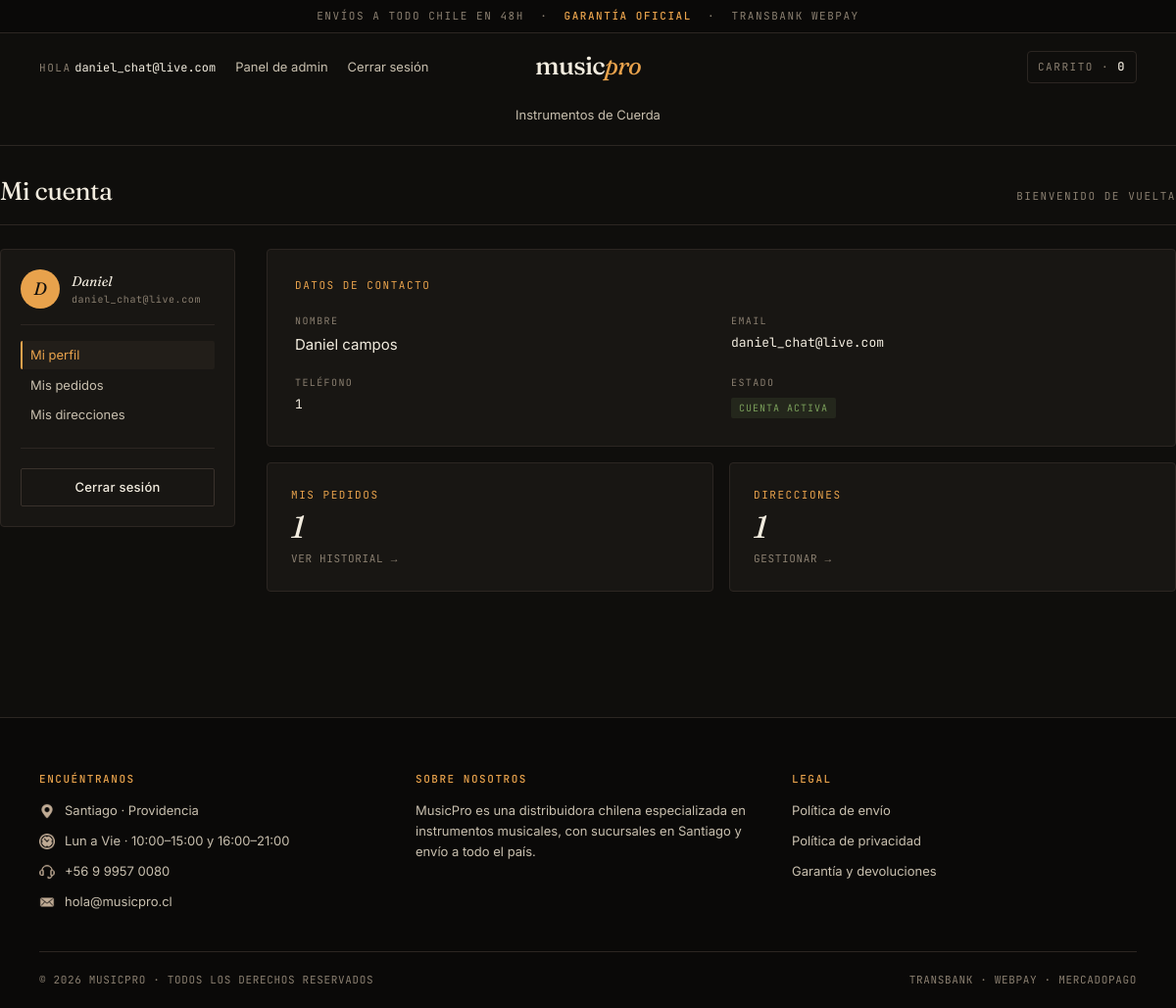
Page /Perfil (signed in) on the earlier database version.
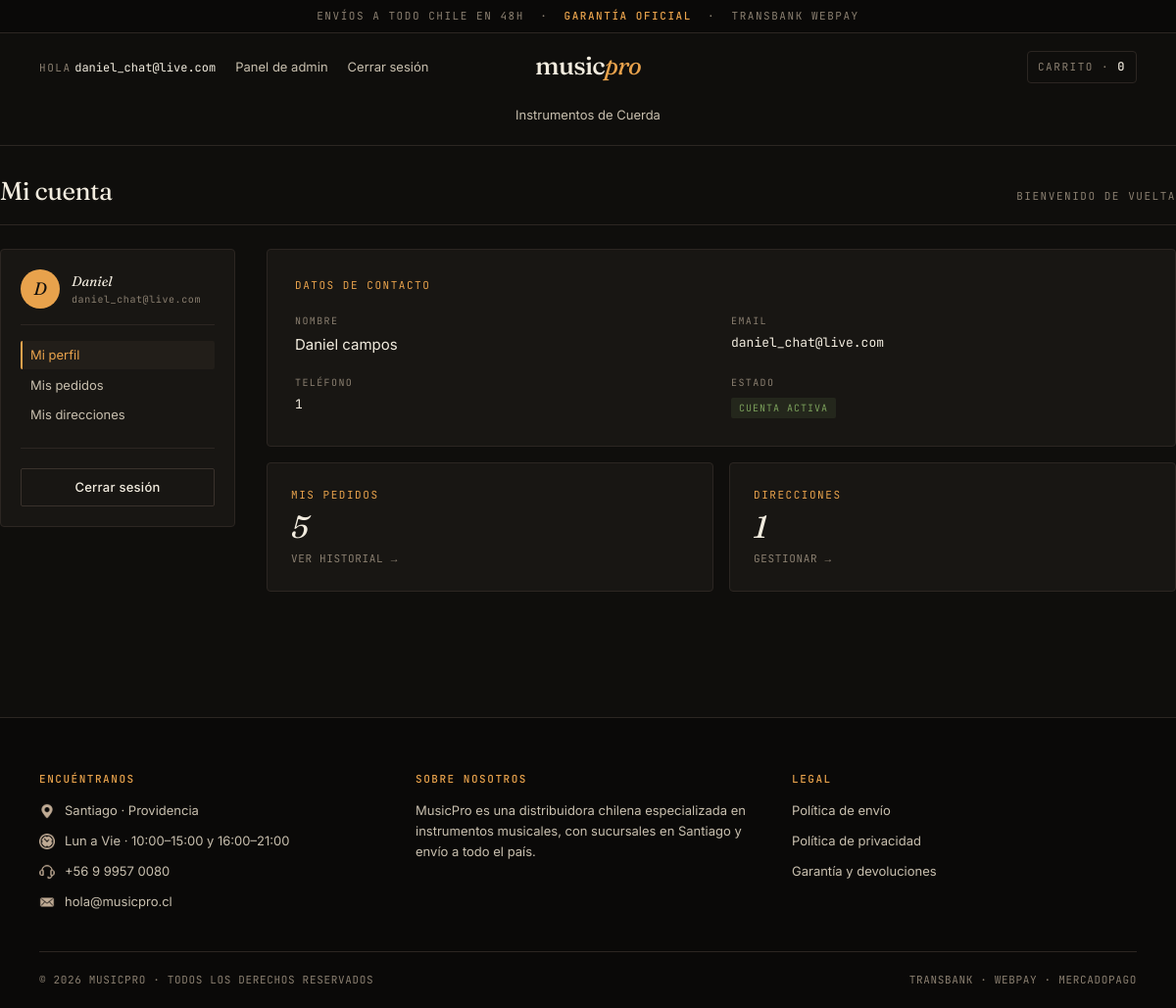
Same page on the later database version.
### app/models.py (models this page shows, shortened)
class User(AbstractBaseUser,PermissionsMixin):
    email = models.EmailField('Correo',unique=True)
    username = models.CharField('nombre',max_length=255)
    apellido = models.CharField('apellido',max_length=255 ,null=True)
    telefono = models.CharField('telefono',max_length=255 ,null=True)
    is_active = models.BooleanField(default=True)
    is_staff = models.BooleanField(default=False)
    is_bodeguero = models.BooleanField(default=False)
    is_vendedor = models.BooleanField(default=False)
    is_contador = models.BooleanField(default=False)
    objects = customUserManager()
    USERNAME_FIELD = 'email'
    EMAIL_FIELD = 'email'
    REQUIRED_FIELDS = ['username','apellido','telefono']
    class Meta:
        verbose_name = 'User'
        verbose_name_plural = 'Users'

### app/views.py (the view)
# urls.py: path('Perfil',viewPerfil, name="viewPerfil"),
def viewPerfil(request):
    return render(request,'app/tienda/Perfil/perfil.html')

### app/context_processors.py (called while the page is built)
def categorias(request):
    categorias = Categoria.objects.all()
    return {'categorias': categorias}

### carts/context_processors.py (called while the page is built)
def counter(request):
    cart_count = 0
    try:
        cart = Cart.objects.filter(cart_id=_cart_id(request))
        cart_items = CartItem.objects.all().filter(cart=cart[:1])
        for cart_item in cart_items:
            cart_count += cart_item.quantity
    except Cart.DoesNotExist:
        cart_count = 0
    return dict(cart_count=cart_count)

### carts/views.py (called while the page is built)
def _cart_id(request):
    cart = request.session.session_key
    if not cart:
        cart= request.session.create()
    return cart

### app/templates/app/tienda/Perfil/perfil.html
{% extends 'app/base.html' %}
{% load static %}
{% block contenido %}
<section class="section-content container">
    <header class="section-head" style="padding-top: 0;">
        <h2>Mi cuenta</h2>
        <span class="meta">Bienvenido de vuelta</span>
    </header>
    <div class="store-layout">
        {% include 'app/tienda/Perfil/_sidebar.html' with active='perfil' %}
        <main>
            <div class="cart-card" style="padding: 28px; margin-bottom: 16px;">
                <div class="eyebrow" style="margin-bottom: 20px;">Datos de contacto</div>
                <div style="display: grid; grid-template-columns: 1fr 1fr; gap: 20px;">
                    <div>
                        <div style="font-family: var(--font-mono); font-size: 10px; letter-spacing: 0.14em; color: var(--muted); text-transform: uppercase; margin-bottom: 4px;">Nombre</div>
                        <div>{{ user.username|capfirst }} {{ user.apellido|default:"" }}</div>
                    </div>
                    <div>
                        <div style="font-family: var(--font-mono); font-size: 10px; letter-spacing: 0.14em; color: var(--muted); text-transform: uppercase; margin-bottom: 4px;">Email</div>
                        <div style="font-family: var(--font-mono); font-size: 13px;">{{ user.email }}</div>
                    </div>
                    <div>
                        <div style="font-family: var(--font-mono); font-size: 10px; letter-spacing: 0.14em; color: var(--muted); text-transform: uppercase; margin-bottom: 4px;">Teléfono</div>
                        <div style="font-family: var(--font-mono); font-size: 13px;">{{ user.telefono|default:"—" }}</div>
                    </div>
                    <div>
                        <div style="font-family: var(--font-mono); font-size: 10px; letter-spacing: 0.14em; color: var(--muted); text-transform: uppercase; margin-bottom: 4px;">Estado</div>
                        <div><span style="display: inline-block; padding: 3px 8px; border-radius: 2px; background: rgba(123, 160, 91, 0.12); color: var(--success); font-family: var(--font-mono); font-size: 10px; letter-spacing: 0.1em; text-transform: uppercase;">Cuenta activa</span></div>
                    </div>
                </div>
            </div>
            <div style="display: grid; grid-template-columns: 1fr 1fr; gap: 16px;">
                <a href="{% url 'viewOrders' %}" class="cart-card" style="padding: 24px; text-decoration: none; display: block;">
                    <div class="eyebrow" style="margin-bottom: 8px;">Mis pedidos</div>
                    <div style="font-family: var(--font-display); font-style: italic; font-size: 32px; color: var(--paper); line-height: 1;">{{ user.order_set.count }}</div>
                    <div style="font-family: var(--font-mono); font-size: 11px; color: var(--muted); margin-top: 8px; letter-spacing: 0.06em; text-transform: uppercase;">Ver historial →</div>
                </a>
                <a href="{% url 'viewUbis' %}" class="cart-card" style="padding: 24px; text-decoration: none; display: block;">
                    <div class="eyebrow" style="margin-bottom: 8px;">Direcciones</div>
                    <div style="font-family: var(--font-display); font-style: italic; font-size: 32px; color: var(--paper); line-height: 1;">{{ user.userubicacion_set.count }}</div>
                    <div style="font-family: var(--font-mono); font-size: 11px; color: var(--muted); margin-top: 8px; letter-spacing: 0.06em; text-transform: uppercase;">Gestionar →</div>
                </a>
            </div>
        </main>
    </div>
</section>
{% endblock %}

### app/templates/app/base.html (shortened to what this page needs)
{% load static %}
<!DOCTYPE html>
<html lang="es">
<head>
    <link rel="stylesheet" href="{% static 'css/estilos.css' %}">
</head>
<body>
    <header>
        <div class="contenedor-anuncio">
            Envíos a todo Chile en 48h &nbsp;·&nbsp; <b>Garantía oficial</b> &nbsp;·&nbsp; Transbank Webpay
        </div>
        <div class="nav-bar">
            <ul class="sesion">
                {% if user.is_authenticated %}
                    <li><span class="eyebrow eyebrow-muted">Hola</span> <a href="{% url 'viewPerfil' %}" class="user-mail">{{ user.email }}</a></li>
                    {% if user.is_staff %}
                        <li><a href="{% url 'adminView' %}">Panel de admin</a></li>
                    {% endif %}
                    <li><a href="{% url 'logout' %}">Cerrar sesión</a></li>
                {% else %}
                    <li><a href="{% url 'loginCli' %}">Iniciar sesión</a></li>
                    <li><a href="{% url 'RegistroCli' %}">Crear cuenta</a></li>
                {% endif %}
            </ul>
            <div class="contenedor-logo">
                <a href="{% url 'home' %}" class="brand-word">music<em>pro</em></a>
            </div>
            <div class="cart-wrap">
                <div id="cart" class="cart-icon">
                    <a href="{% url 'cart' %}" style="display:inline-flex;align-items:center;gap:8px;color:inherit;">
                        Carrito · <span id="cart-quantity">{{ cart_count }}</span>
                    </a>
                </div>
            </div>
        </div>
        <nav class="cat-nav" aria-label="Categorías">
            {% for ve in categorias %}
                <a href="{% url 'store' ve.slug %}">{{ ve.nombreCategoria }}</a>
            {% endfor %}
        </nav>
    </header>
    <main class="contenido">
        {% block contenido %}{% endblock %}
    </main>
    <footer>
        <div class="container">
            <div class="row">
                <div class="footer-col">
                    <h3>Encuéntranos</h3>
                    <ul>
                        <li><img src="{% static 'img/icons/ubicacion.png' %}" alt=""> Santiago · Providencia</li>
                        <li><img src="{% static 'img/icons/horario.png' %}" alt=""> Lun a Vie · 10:00–15:00 y 16:00–21:00</li>
                        <li><img src="{% static 'img/icons/atencion.png' %}" alt=""> +56 9 9957 0080</li>
                        <li><img src="{% static 'img/icons/correo.png' %}" alt=""> <a href="mailto:hola@musicpro.cl">hola@musicpro.cl</a></li>
                    </ul>
                </div>
                <div class="footer-col">
                    <h3>Sobre nosotros</h3>
                    <ul>
                        <li>MusicPro es una distribuidora chilena especializada en instrumentos musicales, con sucursales en Santiago y envío a todo el país.</li>
                    </ul>
                </div>
                <div class="footer-col">
                    <h3>Legal</h3>
                    <ul>
                        <li><a href="#">Política de envío</a></li>
                        <li><a href="#">Política de privacidad</a></li>
                        <li><a href="#">Garantía y devoluciones</a></li>
                    </ul>
                </div>
            </div>
            <div class="footer2">
                <div>© 2026 MusicPro · Todos los derechos reservados</div>
                <div>Transbank · Webpay · MercadoPago</div>
            </div>
        </div>
    </footer>
</body>
</html>

### app/templates/app/tienda/Perfil/_sidebar.html
<aside>
    <div class="filter-card">
        <div class="filter-group">
            <div style="display: flex; align-items: center; gap: 12px; padding-bottom: 16px; margin-bottom: 16px; border-bottom: 1px solid var(--line);">
                <div style="width: 40px; height: 40px; border-radius: 50%; background: var(--amber); color: var(--bg); display: flex; align-items: center; justify-content: center; font-family: var(--font-display); font-style: italic; font-size: 18px;">
                    {{ user.username|first|upper }}
                </div>
                <div style="min-width: 0; flex: 1;">
                    <div style="font-family: var(--font-display); font-style: italic; font-size: 14px; color: var(--paper);">{{ user.username|capfirst }}</div>
                    <div style="font-family: var(--font-mono); font-size: 10px; color: var(--muted); letter-spacing: 0.06em; overflow: hidden; text-overflow: ellipsis; white-space: nowrap;">{{ user.email }}</div>
                </div>
            </div>
            <ul style="display: flex; flex-direction: column; gap: 2px;">
                <li><a href="{% url 'viewPerfil' %}" class="perfil-navlink {% if active == 'perfil' %}is-active{% endif %}">Mi perfil</a></li>
                <li><a href="{% url 'viewOrders' %}" class="perfil-navlink {% if active == 'ordenes' %}is-active{% endif %}">Mis pedidos</a></li>
                <li><a href="{% url 'viewUbis' %}" class="perfil-navlink {% if active == 'ubis' %}is-active{% endif %}">Mis direcciones</a></li>
            </ul>
        </div>
        <div class="filter-group">
            <a href="{% url 'logout' %}" class="btn btn-ghost btn-block">Cerrar sesión</a>
        </div>
    </div>
</aside>

Differences in the rows shown:
changed User "Daniel": order_set.count "1" → "5"
